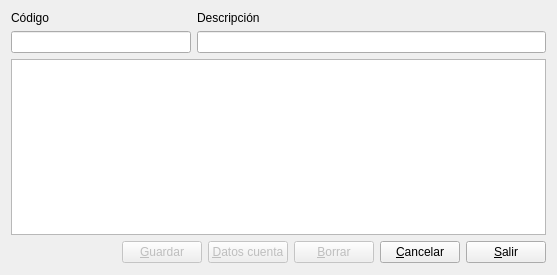
<?xml version="1.0" encoding="UTF-8"?>
<ui version="4.0">
 <class>aux_express</class>
 <widget class="QDialog" name="aux_express">
  <property name="geometry">
   <rect>
    <x>0</x>
    <y>0</y>
    <width>557</width>
    <height>275</height>
   </rect>
  </property>
  <property name="windowTitle">
   <string>Edición / alta cuentas auxiliares</string>
  </property>
  <layout class="QVBoxLayout" name="verticalLayout_3">
   <item>
    <layout class="QHBoxLayout" name="horizontalLayout">
     <item>
      <layout class="QVBoxLayout" name="verticalLayout">
       <item>
        <widget class="QLabel" name="label">
         <property name="text">
          <string>Código</string>
         </property>
        </widget>
       </item>
       <item>
        <widget class="QLineEdit" name="codigolineEdit">
         <property name="minimumSize">
          <size>
           <width>180</width>
           <height>0</height>
          </size>
         </property>
         <property name="maximumSize">
          <size>
           <width>180</width>
           <height>16777215</height>
          </size>
         </property>
        </widget>
       </item>
      </layout>
     </item>
     <item>
      <layout class="QVBoxLayout" name="verticalLayout_2">
       <item>
        <widget class="QLabel" name="label_2">
         <property name="text">
          <string>Descripción</string>
         </property>
        </widget>
       </item>
       <item>
        <widget class="QLineEdit" name="descriplineEdit"/>
       </item>
      </layout>
     </item>
    </layout>
   </item>
   <item>
    <widget class="QTableView" name="tabla"/>
   </item>
   <item>
    <layout class="QHBoxLayout" name="horizontalLayout_2">
     <item>
      <spacer name="horizontalSpacer">
       <property name="orientation">
        <enum>Qt::Horizontal</enum>
       </property>
       <property name="sizeHint" stdset="0">
        <size>
         <width>48</width>
         <height>23</height>
        </size>
       </property>
      </spacer>
     </item>
     <item>
      <widget class="QPushButton" name="guardarpushButton">
       <property name="enabled">
        <bool>false</bool>
       </property>
       <property name="text">
        <string>&amp;Guardar</string>
       </property>
       <property name="icon">
        <iconset resource="keme.qrc">
         <normaloff>:/iconos/graf/disk.xpm</normaloff>:/iconos/graf/disk.xpm</iconset>
       </property>
       <property name="default">
        <bool>true</bool>
       </property>
      </widget>
     </item>
     <item>
      <widget class="QPushButton" name="datospushButton">
       <property name="enabled">
        <bool>false</bool>
       </property>
       <property name="text">
        <string>&amp;Datos cuenta</string>
       </property>
       <property name="icon">
        <iconset resource="keme.qrc">
         <normaloff>:/iconos/graf/resource-group.png</normaloff>:/iconos/graf/resource-group.png</iconset>
       </property>
      </widget>
     </item>
     <item>
      <widget class="QPushButton" name="borrarpushButton">
       <property name="enabled">
        <bool>false</bool>
       </property>
       <property name="text">
        <string>&amp;Borrar</string>
       </property>
       <property name="icon">
        <iconset resource="keme.qrc">
         <normaloff>:/iconos/graf/borrar.png</normaloff>:/iconos/graf/borrar.png</iconset>
       </property>
      </widget>
     </item>
     <item>
      <widget class="QPushButton" name="cancelarpushButton">
       <property name="text">
        <string>&amp;Cancelar</string>
       </property>
       <property name="icon">
        <iconset resource="keme.qrc">
         <normaloff>:/iconos/graf/antes.png</normaloff>:/iconos/graf/antes.png</iconset>
       </property>
      </widget>
     </item>
     <item>
      <widget class="QPushButton" name="salirpushButton">
       <property name="text">
        <string>&amp;Salir</string>
       </property>
       <property name="icon">
        <iconset resource="keme.qrc">
         <normaloff>:/iconos/graf/application-exit.png</normaloff>:/iconos/graf/application-exit.png</iconset>
       </property>
      </widget>
     </item>
    </layout>
   </item>
  </layout>
 </widget>
 <resources>
  <include location="keme.qrc"/>
 </resources>
 <connections>
  <connection>
   <sender>salirpushButton</sender>
   <signal>clicked()</signal>
   <receiver>aux_express</receiver>
   <slot>reject()</slot>
   <hints>
    <hint type="sourcelabel">
     <x>587</x>
     <y>271</y>
    </hint>
    <hint type="destinationlabel">
     <x>643</x>
     <y>231</y>
    </hint>
   </hints>
  </connection>
 </connections>
</ui>
